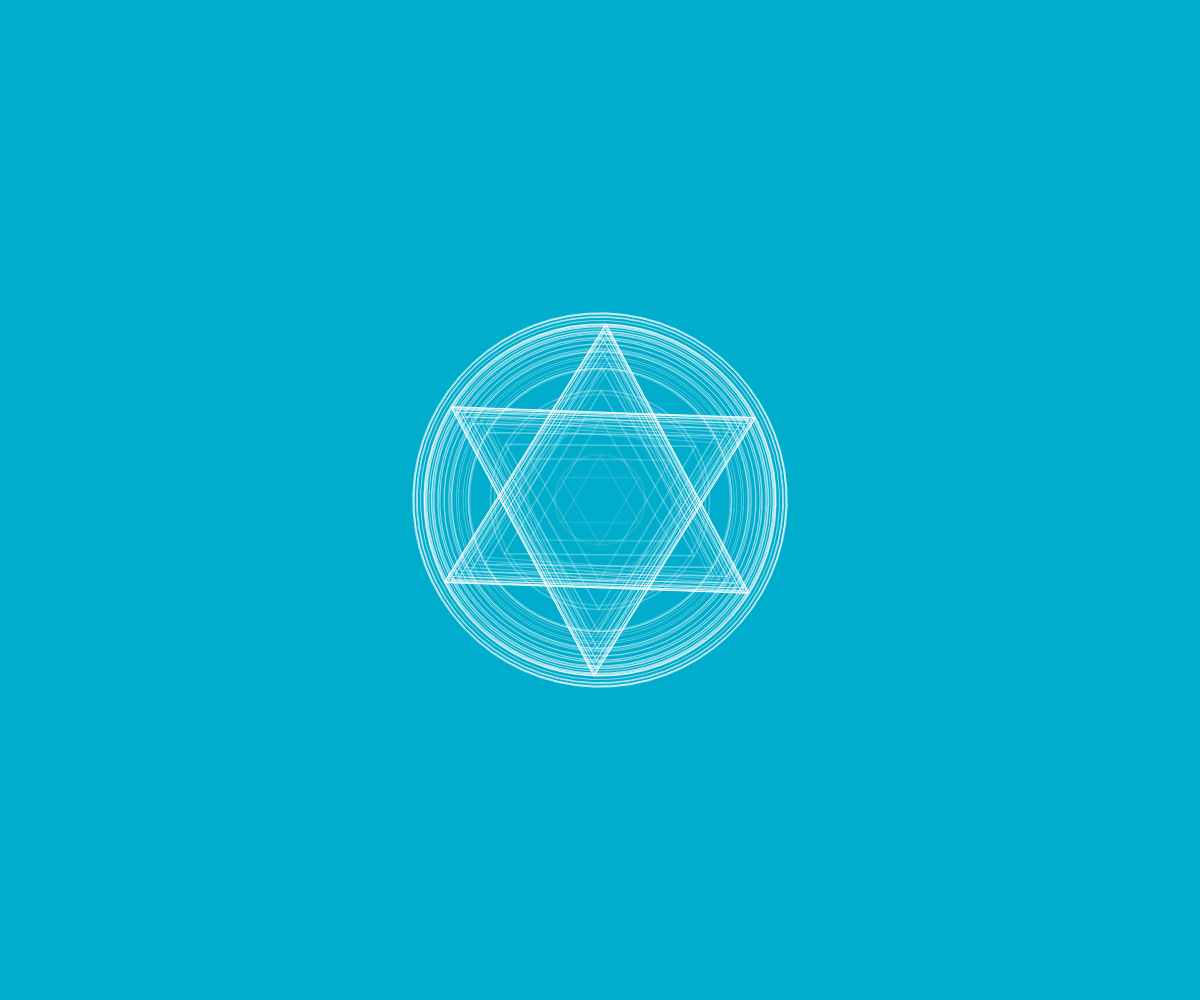
Frame 1 (no input)
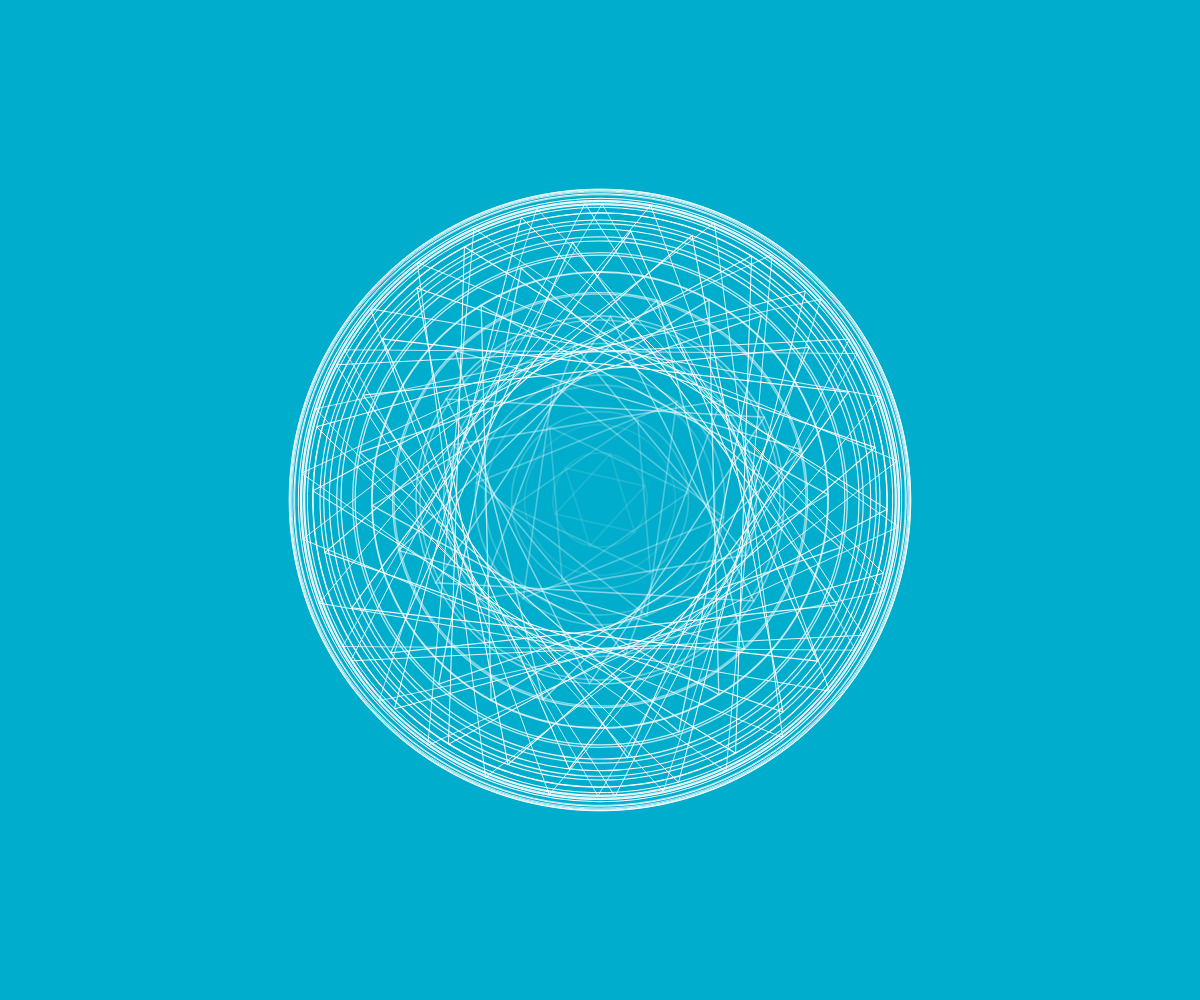
Frame 60 (no input)
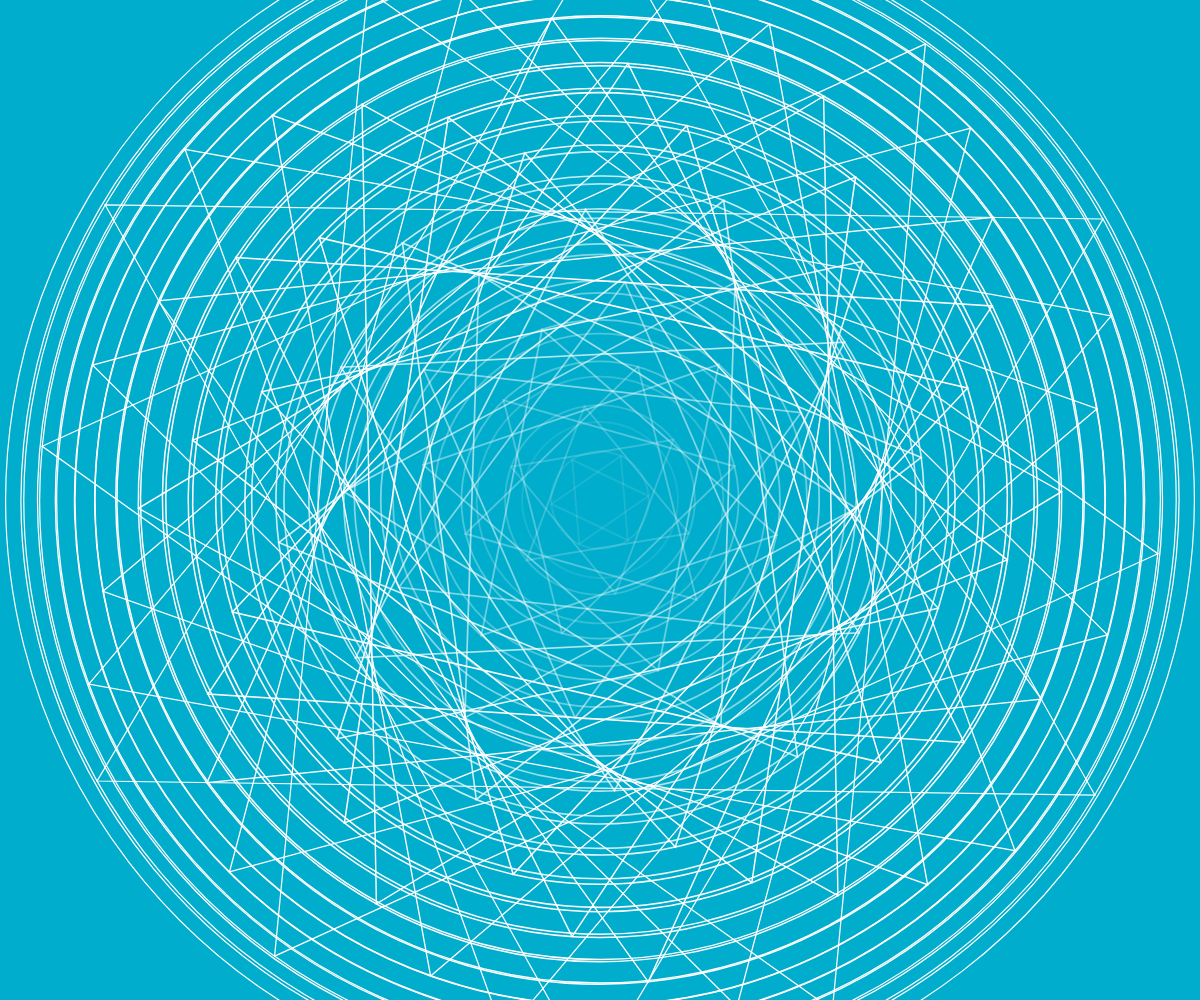
Frame 120 (the mouse pressed at the canvas centre since frame 60)

The p5.js sketch that drew these frames (run headless with seeded random() and noise() and a simulated clock; from frame 60 on, the mouse is pressed at the canvas centre):

// p5.js sketch
// ── sketch.js
var distance_from_center;

function setup() {
  createCanvas(window.innerWidth,window.innerHeight);
  strokeWeight(2);
  ellipseMode(RADIUS);
  rectMode(CENTER);
  colorMode(HSB);
  noFill();
}

function setupShape(size){
  ellipse(0,0,size/2);
  ellipse(0,0,(size/2+30));
  
  var xOffset = cos(PI/6)*(size/2);
  var yOffset = sin(PI/6)*(size/2);
  
  var p1 = createVector(0,-size/2,5);
  var p2 = createVector(xOffset,yOffset,5);
  var p3 = createVector(-xOffset,yOffset,5);
  
  triangle(p1.x,p1.y,p2.x,p2.y,p3.x,p3.y);
  rotate(PI);
  triangle(p1.x,p1.y,p2.x,p2.y,p3.x,p3.y);
}

function draw() {    
  var time = ((sin(millis()/2400)+1)/2);
  
  background(color(189,100,80,50));
  var size = 100;

  translate((width/2),(height/2));

  for(var i = 1; i < 20; i++){
    scale(map(distance_from_center,0,width,0,2));
    scale((time*0.2)+0.8);
    rotate(millis()/2400*0.53);
    stroke((i/10)*255,00,255,(i/10));
    setupShape(i * size);
  }
}

function mouseDragged(){
  distance_from_center = dist(width/2,height/2,mouseX,mouseY);
}

window.onresize = function(){
	setup();
}
